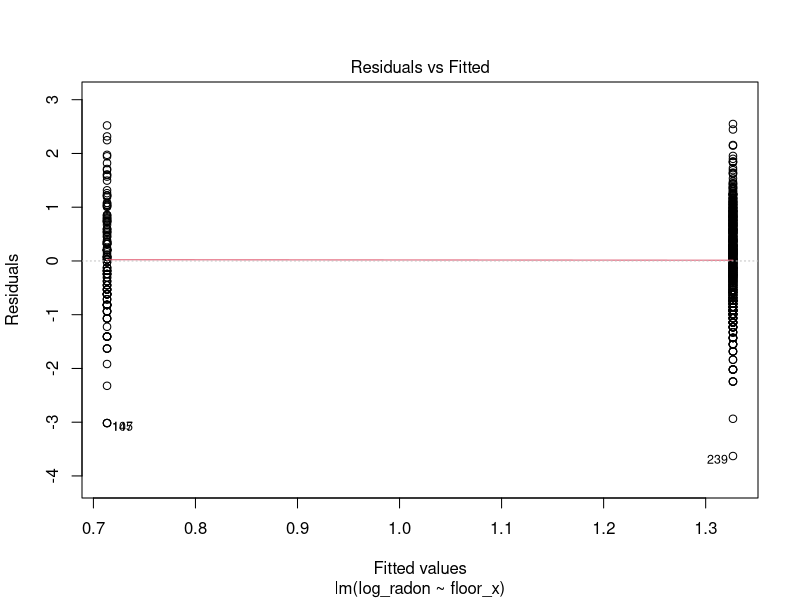
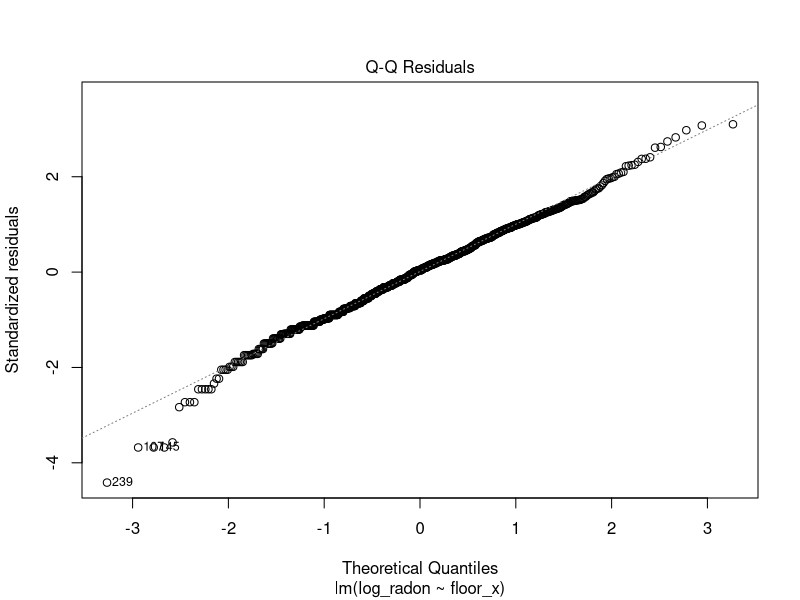
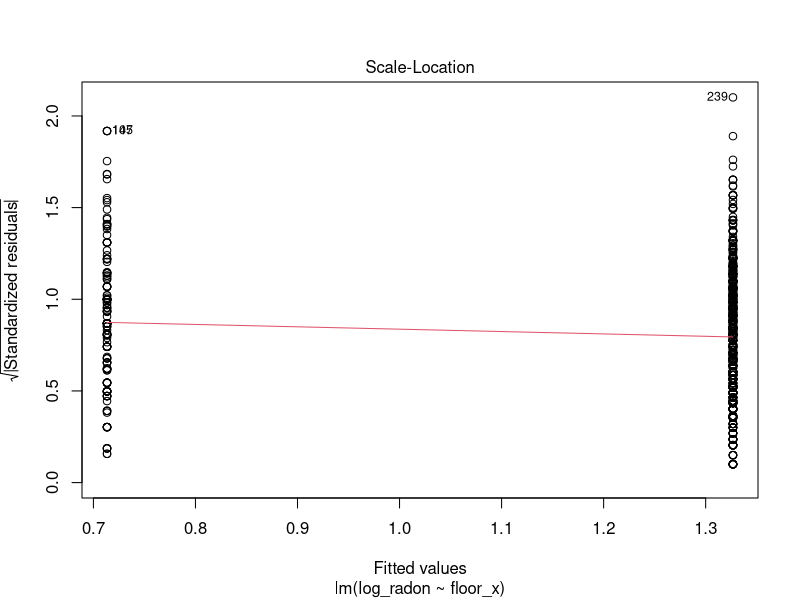
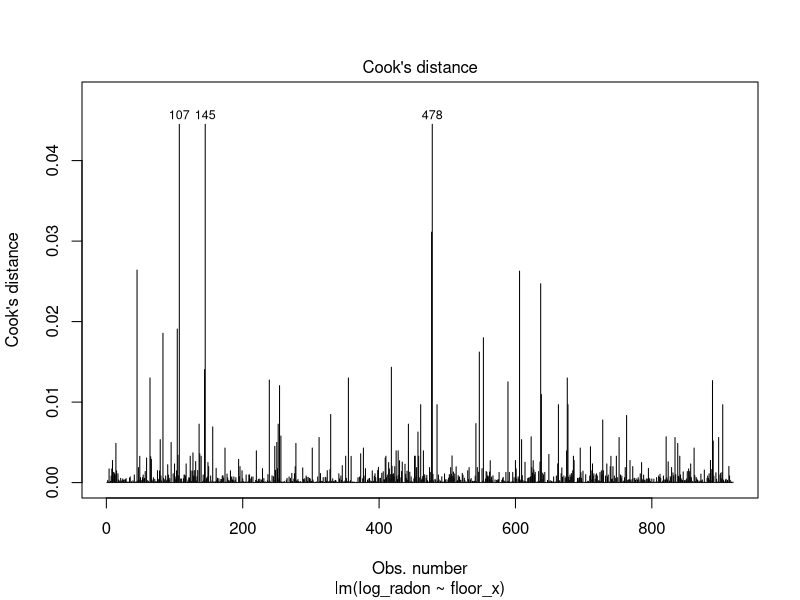
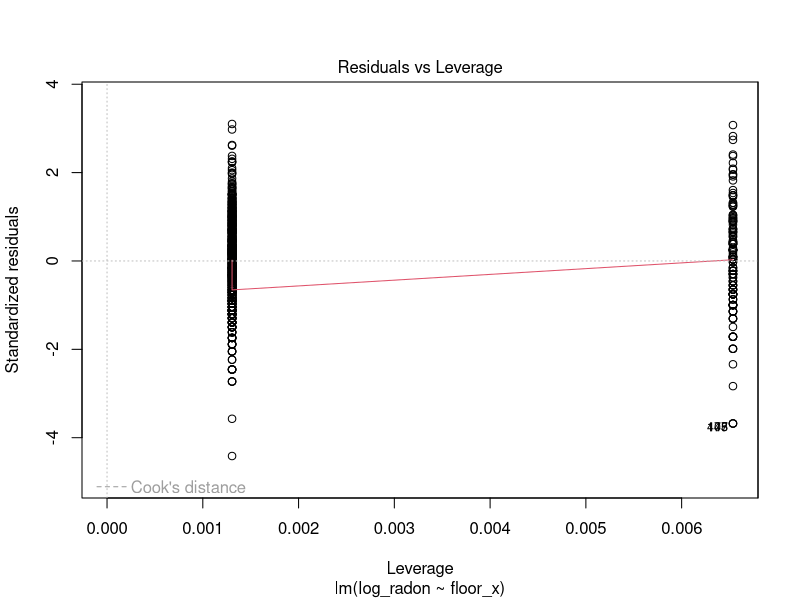
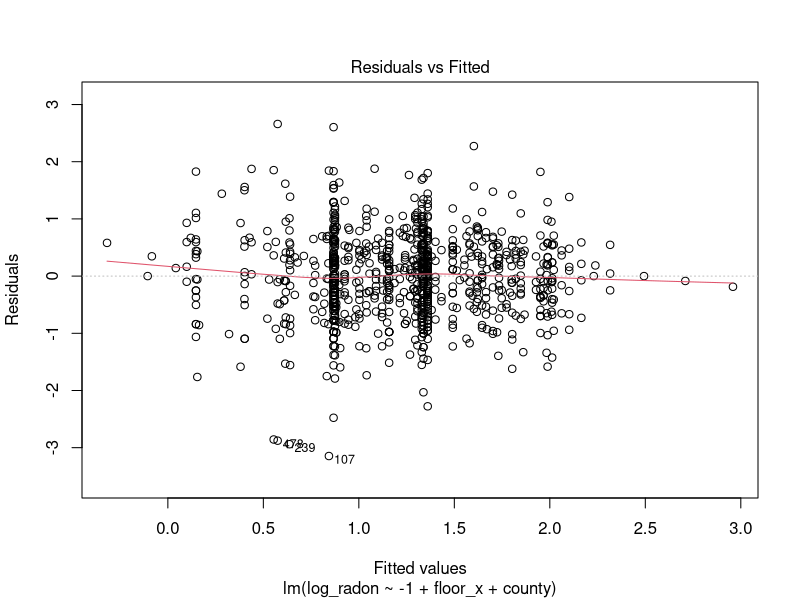
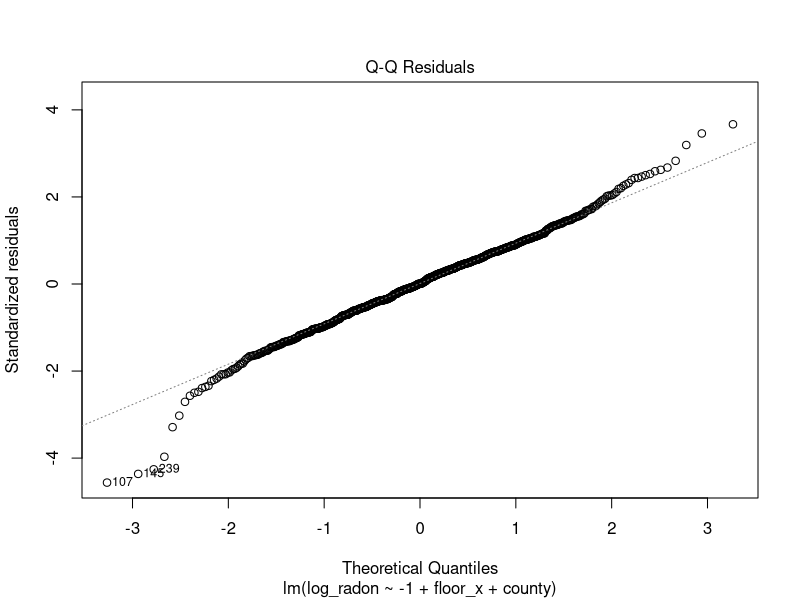
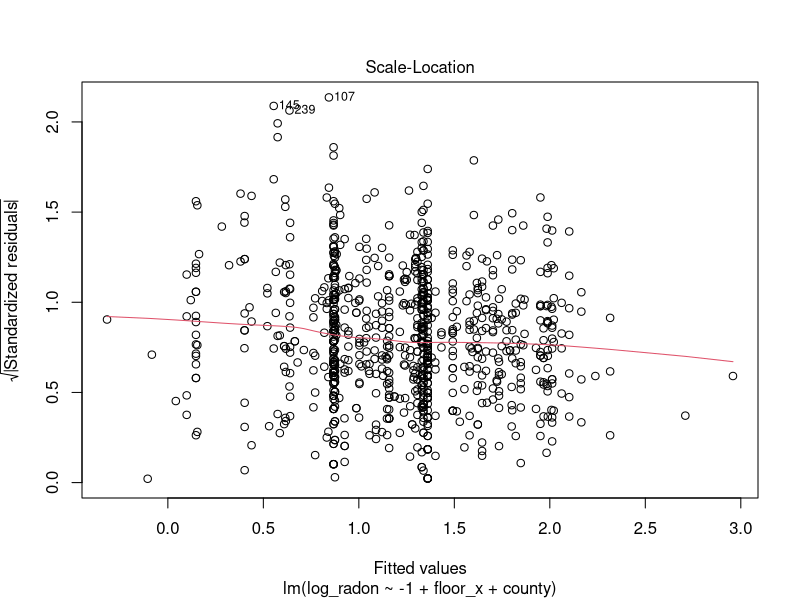

The R script that drew these images, in order:
#' ---
#' title: Multilevel model of radon levels II
#' author: Brett Melbourne
#' date: 28 Oct 2018 (updated 27 Feb 2020)
#' output:
#'     github_document:
#'         pandoc_args: --webtex
#' ---

#' Chapter 12 of Gelman & Hill\
#' See `data/radon_MN_about.txt` for data source\
#' 

#' This is part II. In part I, we did EDA and considered a variance components
#' model for homes within counties, introducing the concept of partial pooling
#' and shrinkage (G&H 12.2). Here, we will consider a house-level (G&H 12.3-4)
#' predictor of radon. In part III, we will consider a county-level predictor.
#' 

#+ results=FALSE, message=FALSE, warning=FALSE
library(lme4)      #max lik multilevel: lmer(), glmer() etc
library(arm)       #for se.ranef()
library(ggplot2)
library(gridExtra) #arranging multiple plots
library(dplyr)


#' Read in data and manipulate as required for analysis
radon_dat <- read.csv("data/radon_MN.csv", as.is=TRUE)
radon_dat$log_radon <- log(ifelse(radon_dat$radon==0,0.1,radon_dat$radon))
radon_dat$county <- factor(radon_dat$county)
head(radon_dat)


#' ### G&H 12.3. Analysis with predictor (floor) at the house level
#'
#' "House level" means house **scale**. This is the spatial scale at which the
#' predictor applies. The predictor at the house level is *floor* (basement or
#' first). There is no "house" identifier in the dataset, so we are assuming
#' that a house was either measured in the basement *or* on the first floor but
#' never both. Thus, there were no within-house measurements and the floor is an
#' attribute of the house that was measured (akin to house color, or house
#' size). If multiple measurements had been made within a house, we would need
#' to include another grouping variable, *house*, in the model.
#'
#' G&H p255 include *floor* as a continuous variable. It makes no difference
#' whether it is continuous or a factor for this particular model, it is just a
#' different parameterization. We will follow their analysis.
#'
#' Create the continuous variable - call it `floor_x`` to be consistent with
#' p255.
radon_dat$floor_x <- ifelse(radon_dat$floor=="basement",0,1)

#' #### Complete pooling
#'
#' Complete pooling is the overall regression mean. Again, we omit any
#' data structure or grouping variables.
poolfit <- lm(log_radon ~ floor_x, data=radon_dat)

#' Check the fitted model (diagnostic plots)
#+ warning=FALSE
plot(poolfit,1:5,ask=FALSE)
#' No problems here that we haven't already discovered.

summary(poolfit)
#' Since "basement" is coded as 0, the `(Intercept)` is the estimated mean radon
#' in the basement. Since "first" is 1, the slope `floor_x` (or $\beta_1$)
#' here is estimating how radon in the first floor differs from the basement. We
#' see that the first floor on average has log radon 0.61 **lower** than the
#' basement since the sign is negative.
#'
#' Save $\beta$s in dataframe for use with ggplot:
cp_pred_df <- data.frame(ovrl_b0=coef(poolfit)[1],ovrl_b1=coef(poolfit)[2])

#' #### No pooling
#'
#' In the no pooling analysis we will first investigate a model that allows the
#' mean radon to vary among counties but assumes that the relationship between
#' basement and first floor stays the same among counties. This model is the
#' **fixed effects** model, similar to the previous analysis we did without the
#' *floor* predictor but now we include `floor_x`. We use the means
#' parameterization (i.e. -1 to remove the overall intercept, which by default
#' would otherwise arbitrarily be radon in the basement of the first county,
#' sorted alphabetically).
npfit <- lm( log_radon ~ -1 + floor_x + county, data=radon_dat )

plot(npfit,1:5,ask=FALSE)
#' Nothing terribly concerning in the diagnostics. If we were going to use this
#' model in a critical application we ought to investigate the high leverage
#' points but for now we'll note the warnings and wait to see if the problem
#' persists as we close in on a good model.

summary(npfit)
#' As in the complete pooling model, the slope (`floor_x`, or $\beta_1$) is
#' negative, indicating lower radon on the first floor. The estimate is similar
#' to, but a little different from, the complete pooling model. The difference
#' is because we've included another variable (*county*) in the model, so the
#' new estimate is after adjusting for radon levels among counties. The `county`
#' estimates are the mean radon level in the basement for each county. In this
#' parameterization, the `county` estimates are the y-intercept for each county.
#' The *p*-values are meaningless because they are testing a hypothesis we have
#' no interest in (i.e. log(radon) = 0, or radon = 1, in county basements).
#' 

#' Plot the fitted model (G&H Fig. 12.2) for 8 selected counties
np_pred_df <- data.frame(coef(summary(npfit))[-1,1:2],
                         rep(coef(npfit)[1],85),
                         unique(radon_dat$county))
names(np_pred_df) <- c("cty_b0","cty_b0_se","b1","county")
display8 <- c("LAC QUI PARLE","AITKIN","KOOCHICHING","DOUGLAS","CLAY","STEARNS",
              "RAMSEY","ST LOUIS")
radon_dat %>%
    filter(county %in% display8) %>%
    ggplot() +
    geom_abline(mapping=aes(slope=b1,intercept=cty_b0),
                data=filter(np_pred_df,county %in% display8),
                col="blue") +
    geom_point(mapping=aes(x=jitter(floor_x,0.2),y=log_radon)) +
    scale_x_continuous(breaks=c(0,1)) +
    facet_wrap(facets = ~ county,ncol=4) +
    labs(x="floor",
         y="ln(radon)",
         title="No pooling: estimates from linear model fit")
#' The features to notice here are that the slope (measuring the difference in
#' radon between floors) is the same across counties but the estimated intercept
#' differs. These features are due to the model we specified.
#' 

#' Plot the estimated intercepts (G&H Fig. 12.3a)\
#' We will save this plot to compare to the partial pooling model. We first need
#' a jittered sample-size variable for plotting.
sample_size_df <- 
    radon_dat %>%
    group_by(county) %>%
    summarize(sample_size=n()) %>%
    mutate(sample_size_jit=jitter(sample_size)) #jitter added for plotting
np_pred_df <- cbind(np_pred_df,sample_size_df[,-1])

gh12.3a <- 
    ggplot(data=np_pred_df) +
    geom_hline(mapping=aes(yintercept=ovrl_b0),data=cp_pred_df,col="blue") +
    geom_point(mapping=aes(x=sample_size_jit,y=cty_b0)) +
    geom_linerange(mapping=aes(x=sample_size_jit,ymin=cty_b0-cty_b0_se,ymax=cty_b0+cty_b0_se)) +
    scale_x_continuous(trans="log",breaks=c(1,3,10,30,100)) +
    ylim(-0.1,3.5) +
    labs(x="Sample size in county j",y="Estimated intercept in county j",
         title="No pooling: estimates from linear model fit")
gh12.3a


#' #### Partial pooling: multilevel model
#'
#' In the multilevel model, we model the variation among counties in the
#' intercept:
ppfit <- lmer( log_radon ~ floor_x + (1|county), REML=FALSE, data=radon_dat )
#' The deviations of the county intercept from the mean intercept will be modeled as a
#' Normally distributed random variable.
#' 

#' Residual plot looks fine:
plot(ppfit)

#` Examine the parameter estimates:
summary(ppfit)
#' As in the model without a predictor, in the summary under `Random effects` we
#' now see estimates for two levels (or scales) of variance, `county` (among
#' counties) and `Residual` (among houses within counties). Under
#' `Fixed effects` we have the estimate for the common slope `floor_x`, while
#' the `(Intercept)` is the estimated mean radon at the county scale (see below
#' for more discussion of exactly how to interpret this mean).
#' 

#' Plot the fitted model (G&H Fig. 12.4) for 8 selected counties
pp_pred_df <- data.frame(coef(ppfit)$county,
                         se.ranef(ppfit)$county[,1],
                         sample_size_df$sample_size_jit,
                         unique(radon_dat$county))
names(pp_pred_df) <- c("cty_b0","b1","cty_b0_se","sample_size_jit","county")
pp_mean_df <- data.frame(ovrl_b0=fixef(ppfit)[1],
                         ovrl_b1=fixef(ppfit)[2])
radon_dat %>%
    filter(county %in% display8) %>%
    ggplot() +
    #no pooling line
    geom_abline(mapping=aes(slope=b1,intercept=cty_b0),
                data=filter(np_pred_df,county %in% display8),
                col="blue") +
    #partial pooling line
    geom_abline(mapping=aes(slope=b1,intercept=cty_b0),
                data=filter(pp_pred_df,county %in% display8),
                col="blue",
                lty=2) +
    #complete pooling line
    geom_abline(mapping=aes(slope=ovrl_b1,intercept=ovrl_b0),
                data=cp_pred_df,
                col="red") +
    #data
    geom_point(mapping=aes(x=jitter(floor_x,0.2),y=log_radon)) +
    scale_x_continuous(breaks=c(0,1)) +
    facet_wrap(facets = ~ county,ncol=4) +
    labs(x="floor",y="ln(radon)",
         title="Partial pooling (dashed): multilevel model, max likelihood estimates")
#' Partial pooling estimates (dashed blue line) compared to the no pooling
#' estimates (solid blue line), and the complete pooling estimate (red line).
#' The thing to notice here is that the partial pooling estimate is shrunk away
#' from the no pooling estimate toward the complete pooling estimate. This
#' shrinkage is greatest when there are few data points in a county (e.g. Lac
#' Qui Parle). When there are lots of data within a county, the partial pooling
#' estimate remains close to the no pooling estimate (e.g. St Louis).
#'

#' Plot the the estimated intercepts (G&H Fig 12.3).\
#' Plot for partial pooling estimates:
gh12.3b <- 
    ggplot(data=pp_pred_df) +
    geom_hline(mapping=aes(yintercept=ovrl_b0),
               data=cp_pred_df,
               col="blue") +
    geom_hline(mapping=aes(yintercept=ovrl_b0),
               data=pp_mean_df,
               col="blue",
               lty=2) +
    geom_point(mapping=aes(x=sample_size_jit,y=cty_b0)) +
    geom_linerange(mapping=aes(x=sample_size_jit,
                               ymin=cty_b0-cty_b0_se,
                               ymax=cty_b0+cty_b0_se)) +
    scale_x_continuous(trans="log",breaks=c(1,3,10,30,100)) +
    ylim(-0.1,3.5) +
    labs(x="Sample size in county j",
         y="Estimated intercept in county j",
         title="Partial pooling: multilevel model, max likelihood")

#' Plot no pooling vs partial pooling side by side
#+ fig.width=14, fig.height=7
grid.arrange(gh12.3a, gh12.3b, nrow = 1) 
#' The estimates for the county intercepts are shrunk toward the county-scale
#' mean (dashed blue line). The county-scale mean is the mean intercept among
#' counties estimated by the multilevel model. Notice that the county mean is
#' higher than the complete pooling intercept (solid blue line). This is because
#' the complete pooling intercept is influenced by the six or so most-sampled
#' counties (they make up a large amount of the total dataset used to fit the
#' complete pooling model), which happen to have lower radon than the mean
#' across counties. In other words, the complete pooling estimate is weighted by
#' the number of samples in a county, whereas the partial pooling estimate is
#' not. This brings up an interesting situation: what if we wanted to estimate
#' the mean radon level for houses in Minnesota? The multilevel model allows us
#' to do that. It would be the weighted mean across counties, where the weights
#' are the number of houses in a county (not the number of sampled houses).
#' Counties with more houses contribute more to the mean radon level in
#' Minnesota houses. The county-scale mean is not the "grand mean" or the mean
#' for Minnesota houses, it is the mean among Minnesota counties.
#' 

#' #### Partial pooling, Bayesian fit
#'
#' The Bayesian fit of the multilevel model using `stan_lmer()` is
#' straightforward and gives almost the same result as `lmer()`. The code is
#' substantially similar to the situation we consider next - adding a
#' county-level predictor - so we'll just skip right to that. See Part III.
#'
